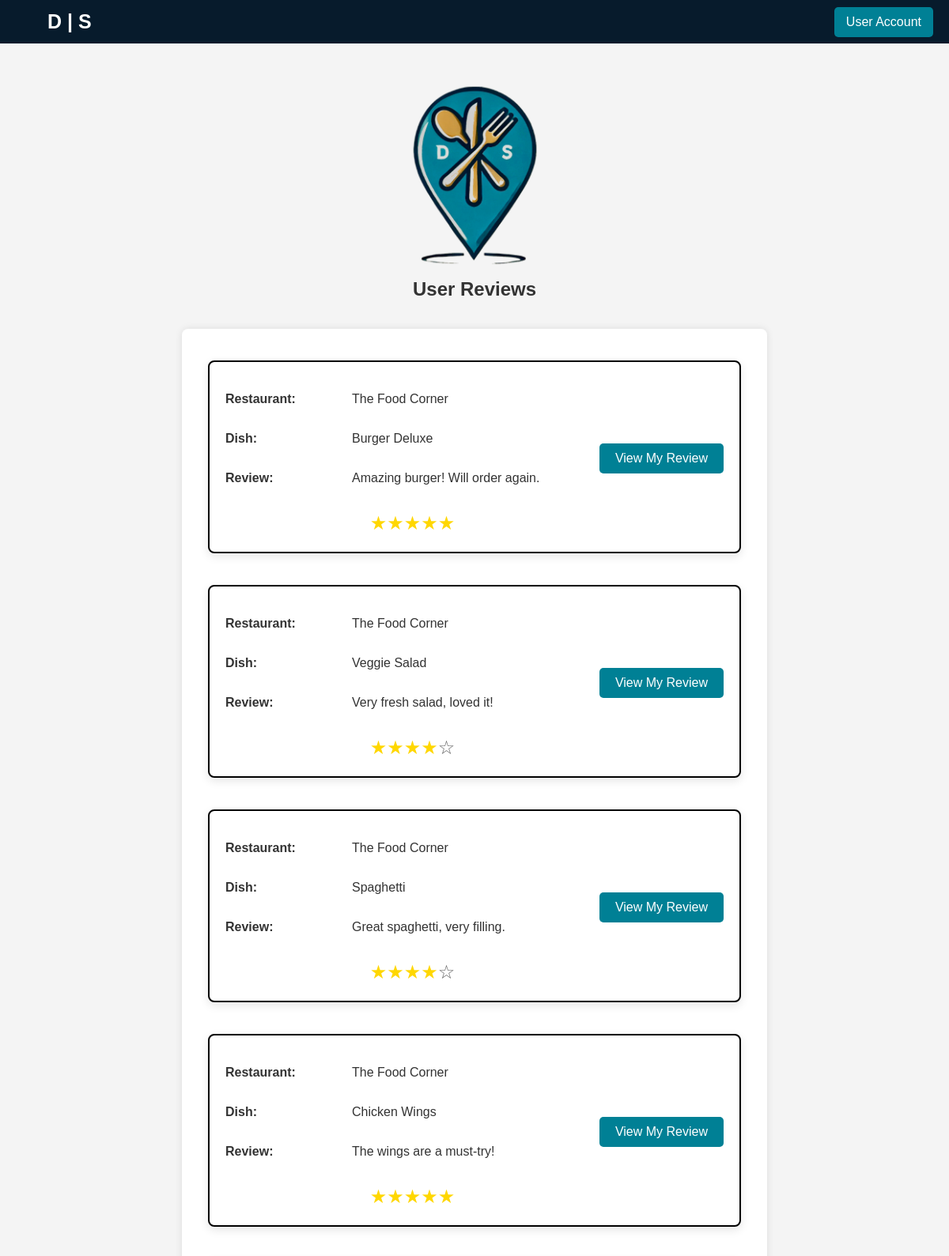
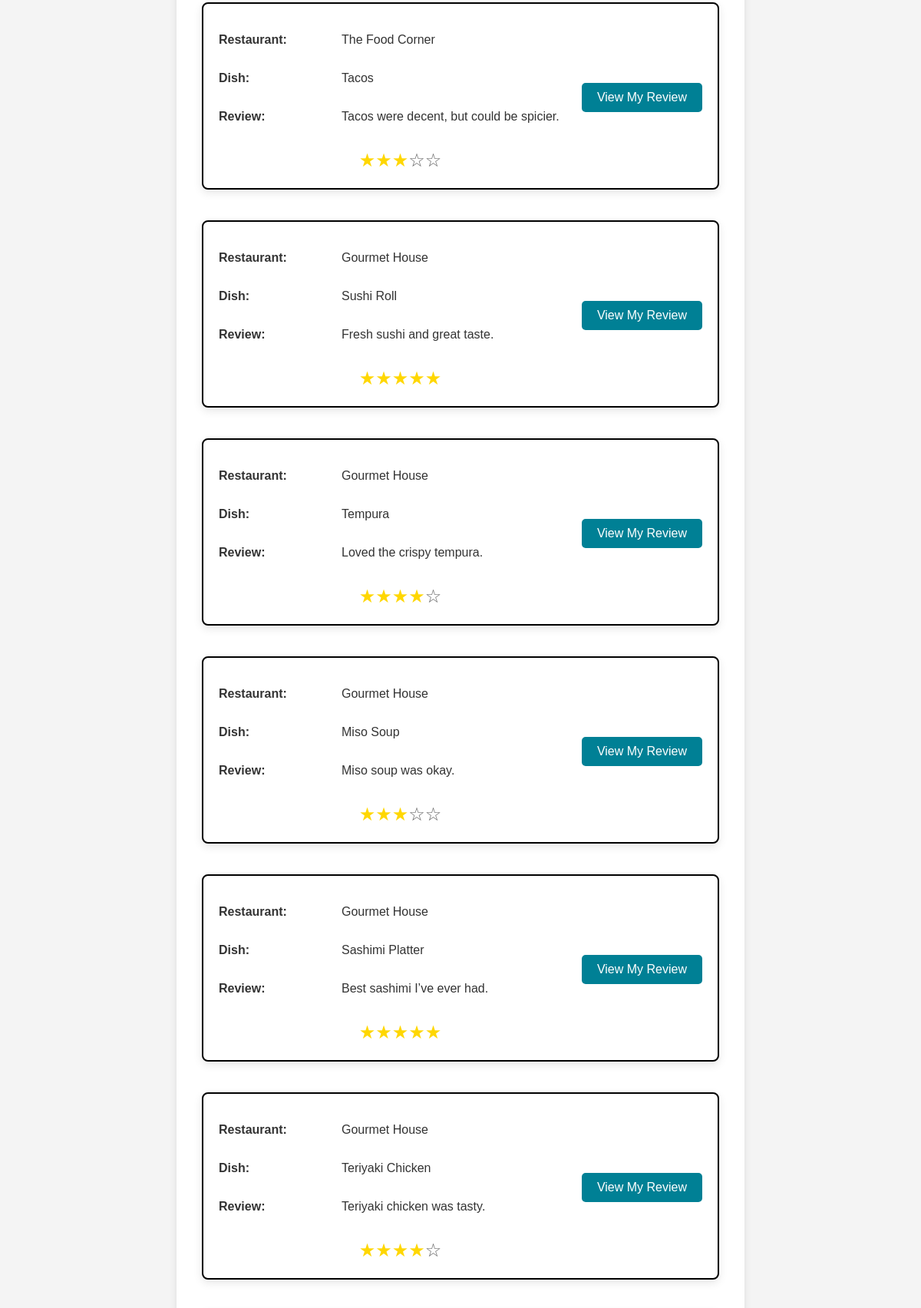
The page /Pages/view-user-reviews.php (signed in, upper part) on the database its author committed (2 pictures, top to bottom).
### tables this page shows
CREATE TABLE IF NOT EXISTS `review` (
  `review_id` int NOT NULL AUTO_INCREMENT,
  `user_id` int DEFAULT NULL,
  `food_item_id` int DEFAULT NULL,
  `rating` int DEFAULT NULL,
  `comment` text,
  `review_date` date DEFAULT NULL,
  PRIMARY KEY (`review_id`),
  KEY `user_id` (`user_id`),
  KEY `food_item_id` (`food_item_id`)
);

CREATE TABLE IF NOT EXISTS `restaurant` (
  `restaurant_id` int NOT NULL AUTO_INCREMENT,
  `name` varchar(100) NOT NULL,
  `location` varchar(100) DEFAULT NULL,
  `website` varchar(100) DEFAULT NULL,
  `phone_number` varchar(20) DEFAULT NULL,
  `email` varchar(100) DEFAULT NULL,
  `operating_hours` varchar(100) DEFAULT NULL,
  `description` text,
  `membership_id` int DEFAULT NULL,
  PRIMARY KEY (`restaurant_id`),
  KEY `membership_id` (`membership_id`)
);

CREATE TABLE IF NOT EXISTS `food_item` (
  `food_item_id` int NOT NULL AUTO_INCREMENT,
  `restaurant_id` int DEFAULT NULL,
  `dish_name` varchar(100) DEFAULT NULL,
  `price` decimal(10,2) DEFAULT NULL,
  `description` text,
  `ingredients` text,
  `nutritional_information` text,
  PRIMARY KEY (`food_item_id`),
  KEY `restaurant_id` (`restaurant_id`)
);

### Pages/view-user-reviews.php (the view, shortened to what this page needs)
<?php
require_once 'login_db.php';
$userId = $_SESSION['user_id'] ?? 0;
$conn = new mysqli($hn, $un, $pw, $db);
$query = "
    SELECT r.review_id, res.name AS restaurant_name, fi.dish_name, r.comment, r.rating
    FROM review r
    INNER JOIN food_item fi ON r.food_item_id = fi.food_item_id
    INNER JOIN restaurant res ON fi.restaurant_id = res.restaurant_id
    WHERE r.user_id = ?
    ORDER BY r.review_date DESC";
$stmt = $conn->prepare($query);
$stmt->bind_param("i", $userId);
$stmt->execute();
$result = $stmt->get_result();
?>
<!DOCTYPE html>
<html lang="en">
<head>
    <link rel="stylesheet" href="../CSS/view-user-reviews.css">
</head>
<body>
    <header class="top-bar">
        <div class="left-text">
            <a href="home.php">D | S</a>
        </div>
        <div class="right-button">
            <a href="home.php" class="no-underline">User Account</a>
        </div>
    </header>
    <div class="center-logo">
        <img src="../Images/ds_logo_simple_transparent.png" alt="DineScout Logo">
        <h1>User Reviews</h1>
    </div>
    <div class="reviews-container">
        <?php if ($result->num_rows > 0): ?>
            <?php while ($review = $result->fetch_assoc()): ?>
                <div class="review-item">
                    <div class="review-info">
                        <div class="review-info-item">
                            <label for="restaurant">Restaurant: </label>
                            <p id="restaurant"><?php echo htmlspecialchars($review['restaurant_name']); ?></p>
                        </div>
                        <div class="review-info-item">
                            <label for="foodItem">Dish: </label>
                            <p id="foodItem"><?php echo htmlspecialchars($review['dish_name']); ?></p>
                        </div>
                        <div class="review-info-item">
                            <label for="feedback">Review: </label>
                            <p id="feedback"><?php echo htmlspecialchars($review['comment']); ?></p>
                        </div>
                        <br>
                        <div class="rating">
                            <?php
                            for ($i = 1; $i <= 5; $i++) {
                                echo $i <= $review['rating'] ? '<label class="rating-selected">&#9733;</label>' : '<label>&#9734;</label>';
                            }
                            ?>
                        </div>
                    </div>
                    <div class="review-button">
                        <a href="view-review.php?review_id=<?php echo $review['review_id']; ?>" class="view-review-link">View My Review</a>
                    </div>
                </div>
            <?php endwhile; ?>
        <?php else: ?>
            <p>You have not submitted any reviews.</p>
        <?php endif; ?>
    </div>
</body>
</html>

### CSS/view-user-reviews.css (style rules this page uses)
body { display: flex; flex-direction: column; align-items: center; margin: 0; font-family: Arial, sans-serif; background-color: #f4f4f4; min-height: 100vh; }
.top-bar { width: 100%; background-color: #071b2c; color: white; padding: 10px 20px; display: flex; justify-content: space-between; align-items: center; position: fixed; top: 0; height: 55px; box-sizing: border-box; }
.left-text a, .no-underline { text-decoration: none; color: white; }
.left-text a { font-size: 25px; font-weight: bold; margin-left: 40px; }
.no-underline { font-size: 16px; }
.right-button a { background-color: #008095; padding: 10px 15px; border-radius: 5px; display: inline-block; }
.center-logo { display: flex; flex-direction: column; align-items: center; margin: 100px 0 20px; }
.center-logo img { width: 175px; }
.center-logo h1 { margin-top: 10px; font-size: 24px; color: #333; }
.reviews-container { display: flex; flex-direction: column; align-items: center; width: 90%; max-width: 700px; padding: 20px; background-color: white; border-radius: 8px; box-shadow: 0 0 10px rgba(0, 0, 0, 0.1); margin-bottom: 60px; }
.review-item { display: flex; align-items: center; background: white; border-radius: 8px; padding: 20px; margin: 20px 0; box-shadow: 0 4px 12px rgba(0, 0, 0, 0.1); border: 2px solid black; min-height: 200px; max-width: 1200px; width: 90%; }
.review-info { flex: 1; text-align: left; }
.review-info-item { width: 100%; display: flex; align-items: center; justify-content: flex-start; gap: 10px; color: #333; }
.review-info-item label { font-weight: bold; width: 150px; text-align: left; }
.rating { unicode-bidi: bidi-override; text-align: center; position: relative; font-size: 24px; color: #666; }
.rating-selected { color: #FFD700; }
.view-review-link { background-color: #008095; color: white; text-decoration: none; padding: 10px 20px; font-size: 16px; cursor: pointer; border-radius: 5px; display: inline-block; text-align: center; margin-top: 5px; }

### rows shown on the page
review: restaurant.name "The Food Corner", food_item.dish_name "Burger Deluxe", comment "Amazing burger! Will order again.", rating 5 (drawn)
review: restaurant.name "The Food Corner", food_item.dish_name "Veggie Salad", comment "Very fresh salad, loved it!", rating 4 (drawn)
review: restaurant.name "The Food Corner", food_item.dish_name "Spaghetti", comment "Great spaghetti, very filling.", rating 4 (drawn)
review: restaurant.name "The Food Corner", food_item.dish_name "Chicken Wings", comment "The wings are a must-try!", rating 5 (drawn)
review: restaurant.name "The Food Corner", food_item.dish_name "Tacos", comment "Tacos were decent, but could be spicier.", rating 3 (drawn)
review: restaurant.name "Gourmet House", food_item.dish_name "Sushi Roll", comment "Fresh sushi and great taste.", rating 5 (drawn)
review: restaurant.name "Gourmet House", food_item.dish_name "Tempura", comment "Loved the crispy tempura.", rating 4 (drawn)
review: restaurant.name "Gourmet House", food_item.dish_name "Miso Soup", comment "Miso soup was okay.", rating 3 (drawn)
review: restaurant.name "Gourmet House", food_item.dish_name "Sashimi Platter", comment "Best sashimi I’ve ever had.", rating 5 (drawn)
review: restaurant.name "Gourmet House", food_item.dish_name "Teriyaki Chicken", comment "Teriyaki chicken was tasty.", rating 4 (drawn)
